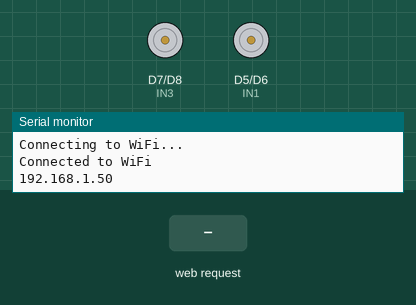
Recording of a sketch running on a simulated ESP8266 (NodeMCU). Shown: motor-driver pin pairs drawn as motors (green arrow = first pin HIGH = forward, orange = second pin HIGH = backward, longer = more drive), the last lines printed to the serial monitor. The inputs (shaded band) are chosen by the test bench. WiFi joins after 1.5 s; servers stay silent unless stated.

Above: at 3.2 s.
3.3 s: HTTP request GET /F received
At 4.2 s:
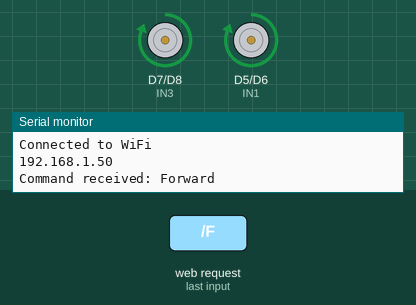
4.8 s: HTTP request GET /B received
At 5.3 s:
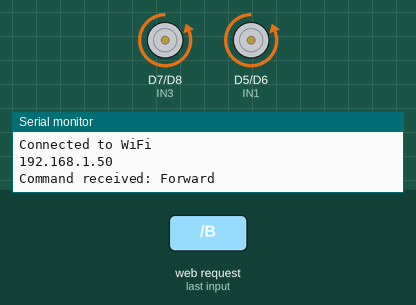
6.3 s: HTTP request GET /L received
At 7.5 s:
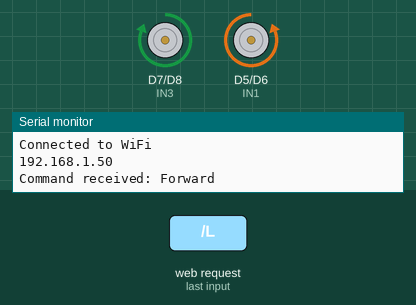
7.8 s: HTTP request GET /R received
At 8.8 s:
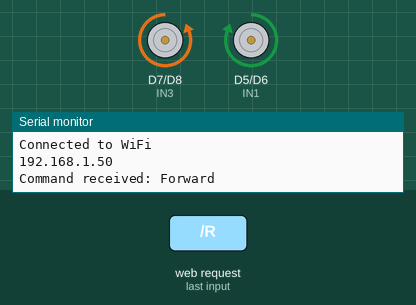
9.3 s: HTTP request GET /X received
At 9.9 s:
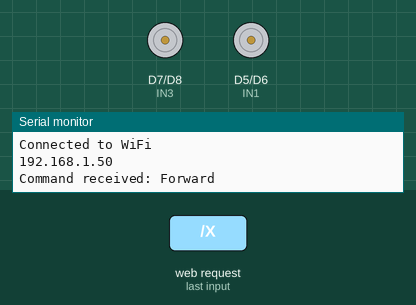
Timing chart, 0 to 11.8 s (numbered marks = the images above; inputs shaded):
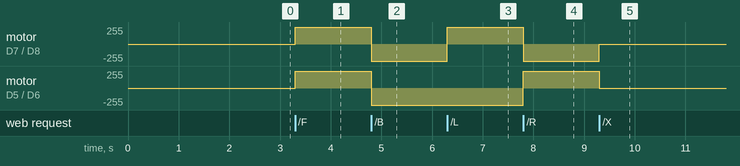

Measured:
- after the input at 3.3 s, motor on D7 (IN3) / D8 (IN4), motor on D5 (IN1) / D6 (IN2): stopped → forward 255/255 at once
- after the input at 4.8 s, motor on D7 (IN3) / D8 (IN4), motor on D5 (IN1) / D6 (IN2): forward 255/255 → backward 255/255 at once
- after the input at 6.3 s, motor on D7 (IN3) / D8 (IN4): backward 255/255 → forward 255/255 at once
- after the input at 7.8 s, motor on D7 (IN3) / D8 (IN4): forward 255/255 → backward 255/255 at once; motor on D5 (IN1) / D6 (IN2): backward 255/255 → forward 255/255 at once
- after the input at 9.3 s, motor on D7 (IN3) / D8 (IN4): backward 255/255 → stopped at once; motor on D5 (IN1) / D6 (IN2): forward 255/255 → stopped at once

The sketch:

Mobile_Server_bot.ino
```cpp
#include <ESP8266WiFi.h>
#include <ESP8266WebServer.h>

// Motor A
int IN1 = D5; // Replace with your actual pin number
int IN2 = D6; // Replace with your actual pin number

// Motor B
int IN3 = D7; // Replace with your actual pin number
int IN4 = D8; // Replace with your actual pin number

//For 4 wheel models either connect them corresponding to Motor A and Motor B or define new Pins to increase control

WiFiServer server(80);
ESP8266WebServer webServer(80);
void setup()
{
  pinMode(IN1, OUTPUT);
  pinMode(IN2, OUTPUT);
  pinMode(IN3, OUTPUT);
  pinMode(IN4, OUTPUT);
//Set the baud rate
  Serial.begin(115200);

  // Connect to Wi-Fi
  WiFi.begin("WIFI_NAME", "WIFI_PASSWORD");
  while (WiFi.status() != WL_CONNECTED)
  {
    delay(1000);
    Serial.println("Connecting to WiFi...");
  }
  Serial.println("Connected to WiFi");
  Serial.println(WiFi.localIP());

  // Setup routes for the web server
  webServer.on("/", HTTP_GET, handleRoot);
  webServer.on("/F", HTTP_GET, handleForward);
  webServer.on("/B", HTTP_GET, handleBackward);
  webServer.on("/L", HTTP_GET, handleLeft);
  webServer.on("/R", HTTP_GET, handleRight);
  webServer.on("/X", HTTP_GET, handleStop);
  // Start the web server
  webServer.begin();
}

void loop()
{
  webServer.handleClient();
}
//defined different functions to handle different commands

void handleForward()
{
  Serial.println("Command received: Forward");
  moveForward();
  sendResponse("Moving forward");
}

void handleBackward()
{
  moveBackward();
  sendResponse("Moving backward");
}

void handleRight()
{
  turnRight();
  sendResponse("Turning right");
}

void handleLeft()
{
  turnLeft();
  sendResponse("Turning left");
}

void handleStop()
{
  stopMotors();
  sendResponse("Motors stopped");
}
void handleRoot()
{
  String html = "<html><head>";
  html += "<style>";
  // CSS for button layout and appearance
  html += "body { display: flex; justify-content: center; align-items: center; height: 100vh; background-color: #f0f0f0; margin: 0; }";
  html += ".container { text-align: center; }";
  html += ".direction { display: flex; justify-content: center; }";
  html += ".row { margin: 10px 0; }";
  html += "button { width: 100px; height: 100px; font-size: 24px; background-color: #4CAF50; color: white; border: none; border-radius: 10px; margin: 5px; cursor: pointer; }";
  html += "button:active { background-color: #45a049; }";
  html += "#stopButton { width: 120px; height: 120px; font-size: 30px; background-color: red; border-radius: 50%; }";
  html += ".arrow-up:after { content: '\\2191'; }";
  html += ".arrow-down:after { content: '\\2193'; }";
  html += ".arrow-left:after { content: '\\2190'; }";
  html += ".arrow-right:after { content: '\\2192'; }";
  html += "</style>";
  html += "</head><body>";

  html += "<div class='container'>";
  html += "<h1>Robot Control</h1>";
  html += "<div class='row'>";
  html += "<button class='arrow-up' onclick=\"sendCommand('F')\"></button>";
  html += "</div>";

  html += "<div class='direction'>";
  html += "<button class='arrow-left' onclick=\"sendCommand('L')\"></button>";
  html += "<button id='stopButton' onclick=\"sendCommand('X')\">Stop</button>";
  html += "<button class='arrow-right' onclick=\"sendCommand('R')\"></button>";
  html += "</div>";

  html += "<div class='row'>";
  html += "<button class='arrow-down' onclick=\"sendCommand('B')\"></button>";
  html += "</div>";
  html += "</div>";

  html += "<script>";
  html += "function sendCommand(command) {";
  html += "var xhr = new XMLHttpRequest(); xhr.open('GET', '/' + command, true); xhr.send();";
  html += "}";
  html += "</script>";

  html += "</body></html>";
  webServer.send(200, "text/html", html);
}
void sendResponse(String message)
{
  webServer.send(200, "text/plain", message);
}

void moveForward()
{
  digitalWrite(IN1, HIGH);
  digitalWrite(IN2, LOW);
  digitalWrite(IN3, HIGH);
  digitalWrite(IN4, LOW);
}

void moveBackward()
{
  digitalWrite(IN1, LOW);
  digitalWrite(IN2, HIGH);
  digitalWrite(IN3, LOW);
  digitalWrite(IN4, HIGH);
}

void turnRight()
{
  digitalWrite(IN1, HIGH);
  digitalWrite(IN2, LOW);
  digitalWrite(IN3, LOW);
  digitalWrite(IN4, HIGH);
  }
//can add a delay function to control the amount by which it will turn
void turnLeft()
{
  digitalWrite(IN1, LOW);
  digitalWrite(IN2, HIGH);
  digitalWrite(IN3, HIGH);
  digitalWrite(IN4, LOW);
  }
//can add a delay function to control the degree of turn
void stopMotors()
{
  digitalWrite(IN1, LOW);
  digitalWrite(IN2, LOW);
  digitalWrite(IN3, LOW);
  digitalWrite(IN4, LOW);
}
```
